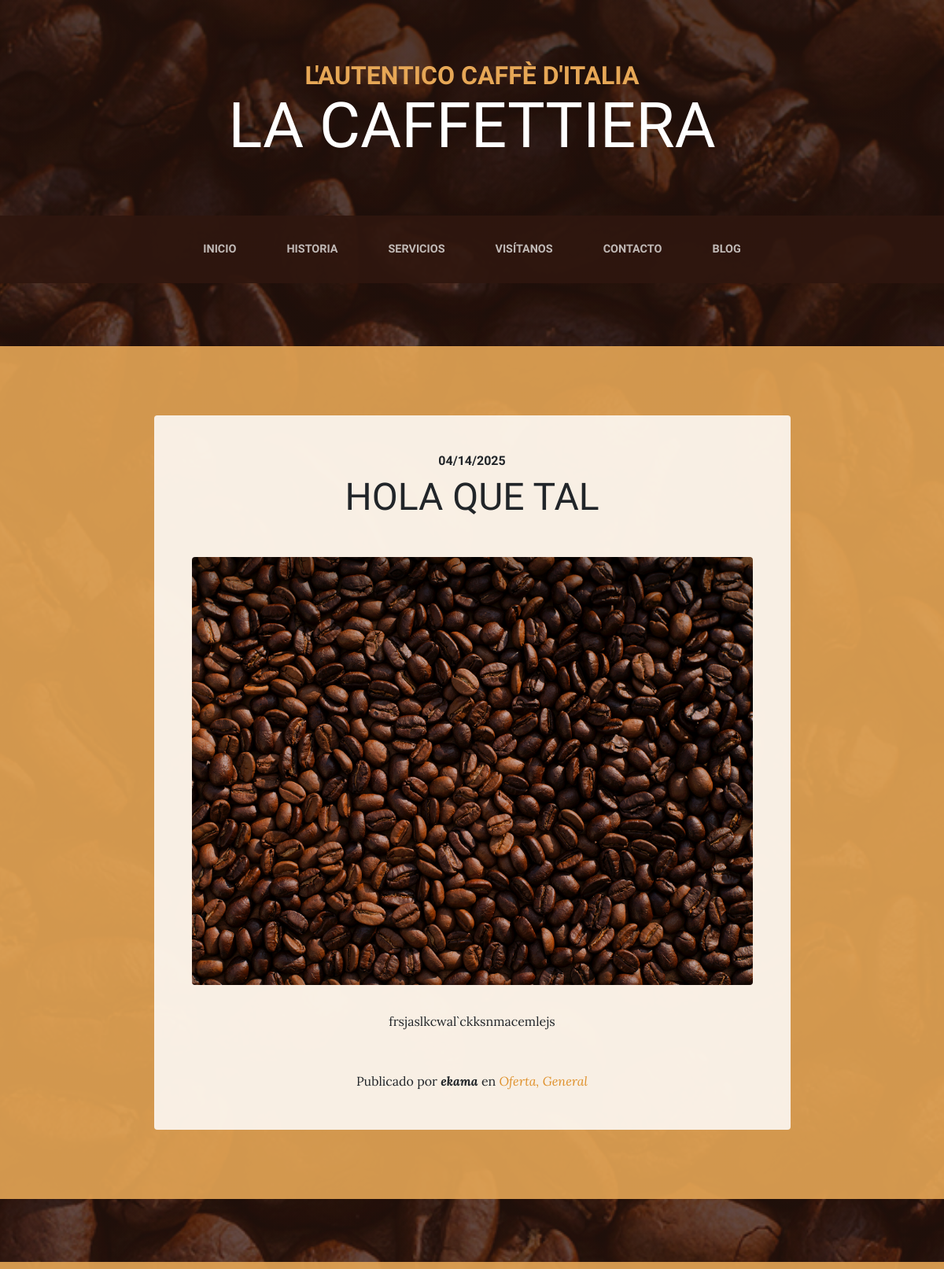
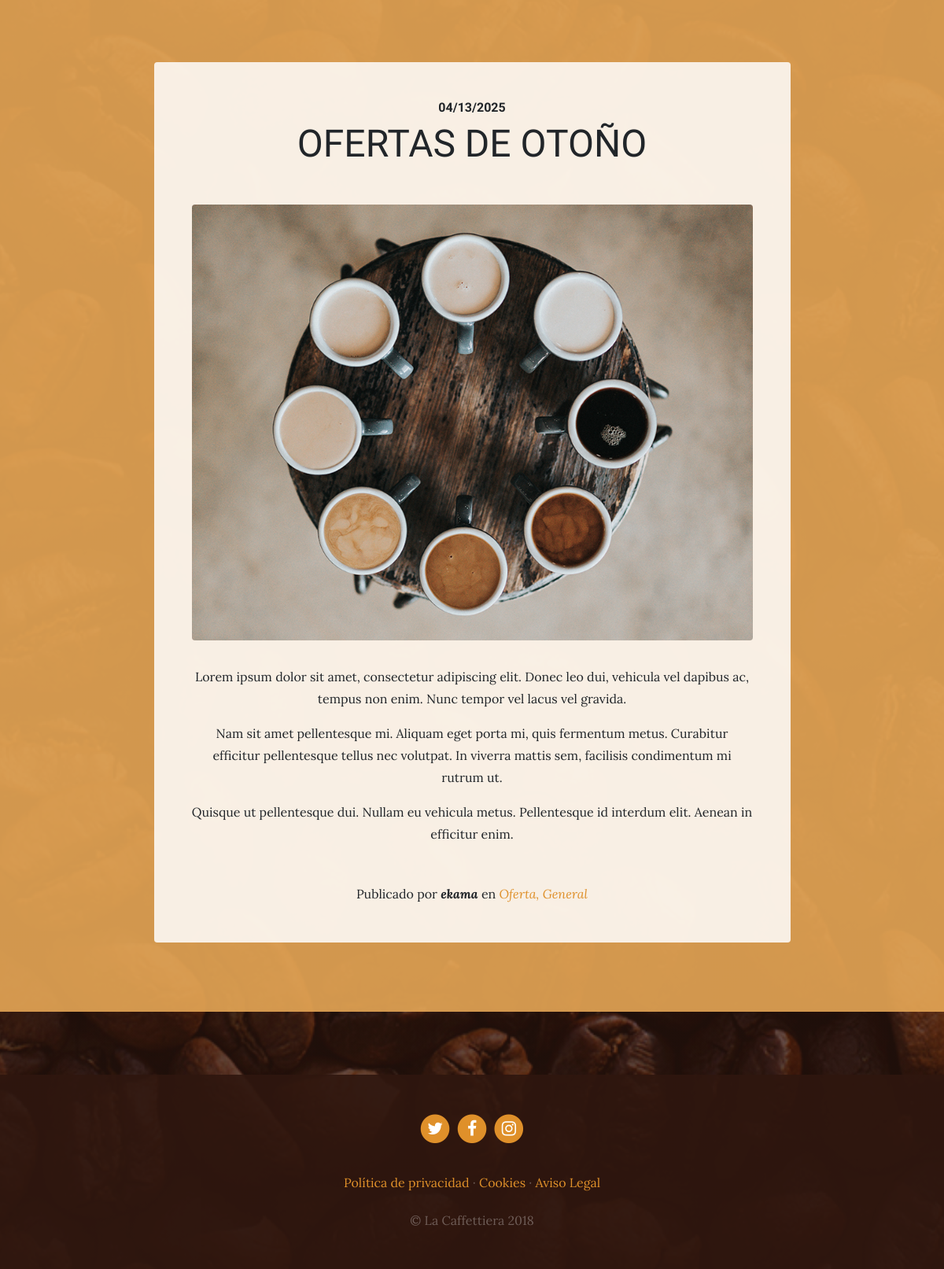
Screenshot of /blog/category/2 with the database file from the repository (2 pictures, top to bottom).
### blog/models.py (models this page shows, shortened)
class Post(models.Model):
    title = models.CharField(max_length=200, verbose_name="Título")
    content = models.TextField(verbose_name="Contenido")
    published = models.DateTimeField(verbose_name = "Fecha de publicación", default=now)
    image = models.ImageField(upload_to="blog", verbose_name="Imagen", null=True, blank=True)
    author = models.ForeignKey(User, verbose_name="Autor", on_delete=models.CASCADE)#on_delete=>Decirle al modelo que hacer en caso de que el campo con el que lo hayamos relacionado sea eliminado(Si el user al que esté enlazado se elimina, "models.CASCADE" eliminará en cascada todos los post cuyo autor sea ese Usuario.)
    categories = models.ManyToManyField(Category, verbose_name="Categorías", related_name="get_posts")
    created = models.DateTimeField(auto_now=True, verbose_name="Fecha de creación")
    updated = models.DateTimeField(auto_now_add=True, verbose_name="Última modificación")
    class Meta():
        verbose_name = "entrada"
        verbose_name_plural = "entradas"
        ordering = ["created"]

class Category(models.Model):
    name = models.CharField(max_length=100, verbose_name="Nombre")
    created = models.DateTimeField(auto_now=True, verbose_name="Fecha de creación")
    updated = models.DateTimeField(auto_now_add=True, verbose_name="Última modificación")
    class Meta():
        verbose_name = "categoría"
        verbose_name_plural = "categorías"
        ordering = ["-created"]

### pages/models.py (models this page shows, shortened)
class Page(models.Model):
    title = models.CharField(max_length=200, verbose_name="Título")
    content = CKEditor5Field('Contenido', config_name='extends')
    order = models.SmallIntegerField(verbose_name="Orden", default=0)
    created = models.DateTimeField(auto_now=True, verbose_name="Fecha de creación")
    updated = models.DateTimeField(auto_now_add=True, verbose_name="Última modificación")
    class Meta():
        verbose_name = "página"
        verbose_name_plural = "páginas"
        ordering = ["order","title"]

### blog/views.py (the view)
# urls.py: path('category/<int:category_id>', views.category, name= "category"),
def category(request, category_id):
    category = get_object_or_404(Category, id=category_id )
    return render(request, "blog/category.html", {"category":category} )

### pages/templatetags/pages_extras.py (called while the page is built)
@register.simple_tag#Convierto la funcion --get_page_list-- en un tag simple y lo resitro en la librería de templates
def get_page_list():
    pages = Page.objects.all()
    return pages#Esto será lo que va a devolver el template tags que queremos crear.

### social/processors.py (called while the page is built)
def ctx_dict(request):
    ctx = {}
    links = Link.objects.all()
    for link in links:
        ctx[link.key] = link.url
    return ctx

### blog/templates/blog/category.html (shortened to what this page needs)
{% extends "core/base.html" %}
{% load static %}
{% block content %}
{% for post in category.get_posts.all %}
      <section class="page-section cta">
        <div class="container">
          <div class="row">
            <div class="col-xl-9 mx-auto">
              <div class="cta-innerv text-center rounded">
                <h2 class="section-heading mb-5">
                  <span class="section-heading-upper">{{post.published|date:"SHORT_DATE_FORMAT"}}</span>
                  <span class="section-heading-lower">{{post.title}}</span>
                </h2>
                <p class="mb-0">
                  <img class="mx-auto d-flex rounded img-fluid mb-3 mb-lg-0" src="{{post.image.url}}" alt="">
                </p>
                <p class="mb-0 mbt">
                  {{post.content|linebreaks}}
                </p>
                <p class="mb-0 mbt">
                  <span class="section-heading-under">Publicado por <em><b>{{post.author}}</b></em> en <em>
                  {% for category in post.categories.all %}
                    <a href="{% url 'category' category.id %}" class="link">{{category.name}}{% if not forloop.last %},{% endif %}
                  {% endfor %}</a></em></span>
                </p>
              </div>
            </div>
          </div>
        </div>
      </section>
{% endfor %}
{% endblock %}

### core/templates/core/base.html (shortened to what this page needs)
<!DOCTYPE html>
<html lang="es">
{% load static %}
  <head>
    <link href="{% static 'core/vendor/bootstrap/css/bootstrap.min.css' %}" rel="stylesheet">
    <link href="{% static 'core/vendor/font-awesome/css/font-awesome.min.css' %}" rel="stylesheet" type="text/css">
    <link href="{% static 'core/css/business-casual.css' %}" rel="stylesheet">
  </head>
  <body>
    <h1 class="site-heading text-center text-white d-none d-lg-block">
      <span class="site-heading-upper text-primary mb-3">L'autentico caffè d'italia</span>
      <span class="site-heading-lower">La Caffettiera</span>
    </h1>
    <nav class="navbar navbar-expand-lg navbar-dark py-lg-4" id="mainNav">
      <div class="container">
        <div class="collapse navbar-collapse" id="navbarResponsive">
          <ul class="navbar-nav mx-auto">
            <li class="nav-item px-lg-4 {% if request.path == '/' %}active{% endif %}">
              <a class="nav-link text-uppercase text-expanded" href="{% url 'home' %}">Inicio</a>
            </li>
            <li class="nav-item px-lg-4 {% if request.path == '/about/' %}active{% endif %}">
              <a class="nav-link text-uppercase text-expanded" href="{% url 'about' %}">Historia</a>
            </li>
            <li class="nav-item px-lg-4 {% if request.path == '/services/' %}active{% endif %}">
              <a class="nav-link text-uppercase text-expanded" href="{% url 'services' %}">Servicios</a>
            </li>
            <li class="nav-item px-lg-4 {% if request.path == '/store/' %}active{% endif %}">
              <a class="nav-link text-uppercase text-expanded" href="{% url 'store' %}">Visítanos</a>
            </li>
            <li class="nav-item px-lg-4 {% if request.path == '/contact/' %}active{% endif %}">
              <a class="nav-link text-uppercase text-expanded" href="{% url 'contact' %}">Contacto</a>
            </li>
            <li class="nav-item px-lg-4 {% if request.path == '/blog/' %}active{% endif %}">
              <a class="nav-link text-uppercase text-expanded" href="{% url 'blog' %}">Blog</a>
            </li>
          </ul>
        </div>
      </div>
    </nav>
    {% block content %} {% endblock %}
    <footer class="footer text-faded text-center py-5">
      <div class="container">
        <p class="m-0">
        {% if LINK_TWITTER %}
            <a href="{{LINK_TWITTER}}" class="link">
              <span class="fa-stack fa-lg">
                <i class="fa fa-circle fa-stack-2x"></i>
                <i class="fa fa-twitter fa-stack-1x fa-inverse"></i>
              </span>
            </a>
          {% endif %}
          {%if LINK_FACEBOOK %}
            <a href="{{LINK_FACEBOOK}}" class="link">
              <span class="fa-stack fa-lg">
                <i class="fa fa-circle fa-stack-2x"></i>
                <i class="fa fa-facebook fa-stack-1x fa-inverse"></i>
              </span>
            </a>
          {% endif %}
          {%if LINK_INSTAGRAM %}
            <a href="{{LINK_INSTAGRAM}}" class="link">
              <span class="fa-stack fa-lg">
                <i class="fa fa-circle fa-stack-2x"></i>
                <i class="fa fa-instagram fa-stack-1x fa-inverse"></i>
              </span>
            </a>
          {% endif %}
	    </p>
        <p class="m-0 mbt">
          {% load pages_extras %}
          {% get_page_list as page_list %}
          {% for page in page_list %}
            <a href="{% url 'page' page.id page.title|slugify %}" class="link">{{page.title}}</a> {% if not forloop.last %} · {% endif %}
          {% endfor %}
		</p>
        <p class="m-0 mbt1">&copy; La Caffettiera 2018</p>
      </div>
	</footer>
  </body>
</html>

### core/static/core/css/business-casual.css (style rules this page uses)
body { font-family: 'Lora'; background: linear-gradient(rgba(47, 23, 15, 0.65), rgba(47, 23, 15, 0.65)), url("../img/bg.jpg"); background-attachment: fixed; background-position: center; background-size: cover; }
h1, h2, h3, h4, h5, h6 { font-family: 'Raleway'; }
p { line-height: 1.75; }
.text-faded { color: rgba(255, 255, 255, 0.3); }
.site-heading { margin-top: 5rem; margin-bottom: 5rem; text-transform: uppercase; line-height: 1; font-family: 'Raleway'; }
.site-heading .site-heading-upper { display: block; font-size: 2rem; font-weight: 800; }
.site-heading .site-heading-lower { font-size: 5rem; font-weight: 100; line-height: 4rem; }
.page-section { margin-top: 5rem; margin-bottom: 5rem; }
.section-heading { text-transform: uppercase; }
.section-heading .section-heading-upper { display: block; font-size: 1rem; font-weight: 800; padding-bottom:.5rem; }
.section-heading .section-heading-lower { display: block; font-size: 3rem; font-weight: 100; }
#mainNav { background-color: rgba(47, 23, 15, 0.9); font-family: 'Raleway'; }
#mainNav .navbar-nav .nav-item .nav-link { color: rgba(255, 255, 255, 0.7); font-weight: 800; }
@media (min-width: 992px) { #mainNav .navbar-nav .nav-item .nav-link { font-size: 0.9rem; } }
.cta { padding-top: 5rem; padding-bottom: 5rem; background-color: rgba(230, 167, 86, 0.9); }
.cta .cta-innerv { position: relative; padding: 3rem; margin: 0.5rem; background-color: rgba(255, 255, 255, 0.85); }
.footer { background-color: rgba(47, 23, 15, 0.9); }
.text-primary { color: #e6a756 !important; }
.mbt { padding-top: 2rem; }
.mbt1 { padding-top: 1.25rem; }
a.link { color: #df902a; }

### rows the page displays
Post: published "04/14/2025", title "HOLA QUE TAL", image (picture), content "frsjaslkcwal`ckksnmacemlejs", author "ekama"
Category: name "Oferta"
Category: name "General"
Post: published "04/13/2025", title "OFERTAS DE OTOÑO", image (picture), content "Lorem ipsum dolor sit amet, consectetur adipiscing elit. Donec leo dui, vehicula vel dapibus ac, tempus non enim. Nunc tempor vel lacus vel gravida. Nam sit amet pellentesque mi. Aliquam eget porta mi, quis fermentum metus. Curabitur efficitur pellentesque tellus nec volutpat. In viverra mattis sem, facilisis condimentum mi rutrum ut. Quisque ut pellentesque dui. Nullam eu vehicula metus. Pellentesque id interdum elit. Aenean in efficitur enim.", author "ekama"
Page: title "Política de privacidad"
Page: title "Cookies"
Page: title "Aviso Legal"
